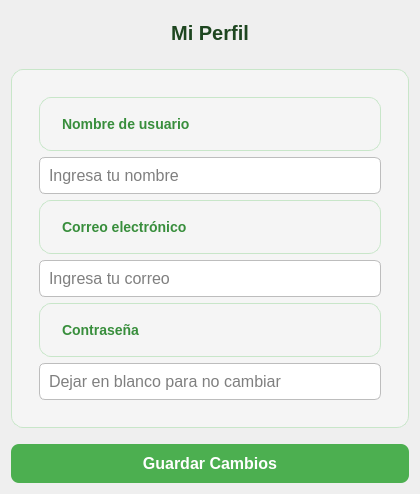
<?xml version="1.0" encoding="UTF-8"?>
<ui version="4.0">
 <class>UsuarioWindow</class>
 <widget class="QWidget" name="UsuarioWindow">
  <property name="geometry">
   <rect>
    <x>0</x>
    <y>0</y>
    <width>420</width>
    <height>400</height>
   </rect>
  </property>
  <property name="windowTitle">
   <string>Perfil de Usuario</string>
  </property>
  <layout class="QVBoxLayout" name="verticalLayout">
   <item>
    <widget class="QLabel" name="labelTitulo">
     <property name="text">
      <string>Mi Perfil</string>
     </property>
     <property name="alignment">
      <set>Qt::AlignCenter</set>
     </property>
     <property name="styleSheet">
      <string>font-size: 20px; font-weight: bold; margin: 10px 0 18px 0; color: #1E4620;</string>
     </property>
    </widget>
   </item>
   <item>
    <widget class="QFrame" name="frameDatos">
     <property name="frameShape">
      <enum>QFrame::StyledPanel</enum>
     </property>
     <property name="styleSheet">
      <string>QFrame { background: #f5f5f5; border-radius: 12px; padding: 18px; border: 1px solid #C8E6C9; }</string>
     </property>
     <layout class="QVBoxLayout" name="verticalLayoutDatos">
      <item>
       <widget class="QLabel" name="labelNombre">
        <property name="text">
         <string>Nombre de usuario</string>
        </property>
        <property name="styleSheet">
         <string>font-size: 14px; color: #388e3c; font-weight: 500;</string>
        </property>
       </widget>
      </item>
      <item>
       <widget class="QLineEdit" name="lineEditNombre">
        <property name="placeholderText">
         <string>Ingresa tu nombre</string>
        </property>
        <property name="styleSheet">
         <string>font-size: 16px; padding: 7px; border-radius: 6px; border: 1px solid #bdbdbd; background: #fff;</string>
        </property>
       </widget>
      </item>
      <item>
       <widget class="QLabel" name="labelCorreo">
        <property name="text">
         <string>Correo electrónico</string>
        </property>
        <property name="styleSheet">
         <string>font-size: 14px; color: #388e3c; font-weight: 500;</string>
        </property>
       </widget>
      </item>
      <item>
       <widget class="QLineEdit" name="lineEditCorreo">
        <property name="placeholderText">
         <string>Ingresa tu correo</string>
        </property>
        <property name="styleSheet">
         <string>font-size: 16px; padding: 7px; border-radius: 6px; border: 1px solid #bdbdbd; background: #fff;</string>
        </property>
       </widget>
      </item>
      <item>
       <widget class="QLabel" name="labelPass">
        <property name="text">
         <string>Contraseña</string>
        </property>
        <property name="styleSheet">
         <string>font-size: 14px; color: #388e3c; font-weight: 500;</string>
        </property>
       </widget>
      </item>
      <item>
       <widget class="QLineEdit" name="lineEditPass">
        <property name="placeholderText">
         <string>Dejar en blanco para no cambiar</string>
        </property>
        <property name="echoMode">
         <enum>QLineEdit::Password</enum>
        </property>
        <property name="styleSheet">
         <string>font-size: 16px; padding: 7px; border-radius: 6px; border: 1px solid #bdbdbd; background: #fff;</string>
        </property>
       </widget>
      </item>
     </layout>
    </widget>
   </item>
   <item>
    <spacer name="verticalSpacer">
     <property name="orientation">
      <enum>Qt::Vertical</enum>
     </property>
     <property name="sizeHint" stdset="0">
      <size>
       <width>20</width>
       <height>30</height>
      </size>
     </property>
    </spacer>
   </item>
   <item>
    <widget class="QPushButton" name="btnGuardar">
     <property name="text">
      <string>Guardar Cambios</string>
     </property>
     <property name="styleSheet">
      <string>background-color: #4CAF50; color: white; font-size: 16px; border-radius: 8px; padding: 10px 0; font-weight: bold; margin-top: 10px;</string>
     </property>
    </widget>
   </item>
  </layout>
 </widget>
 <resources/>
 <connections/>
</ui>
